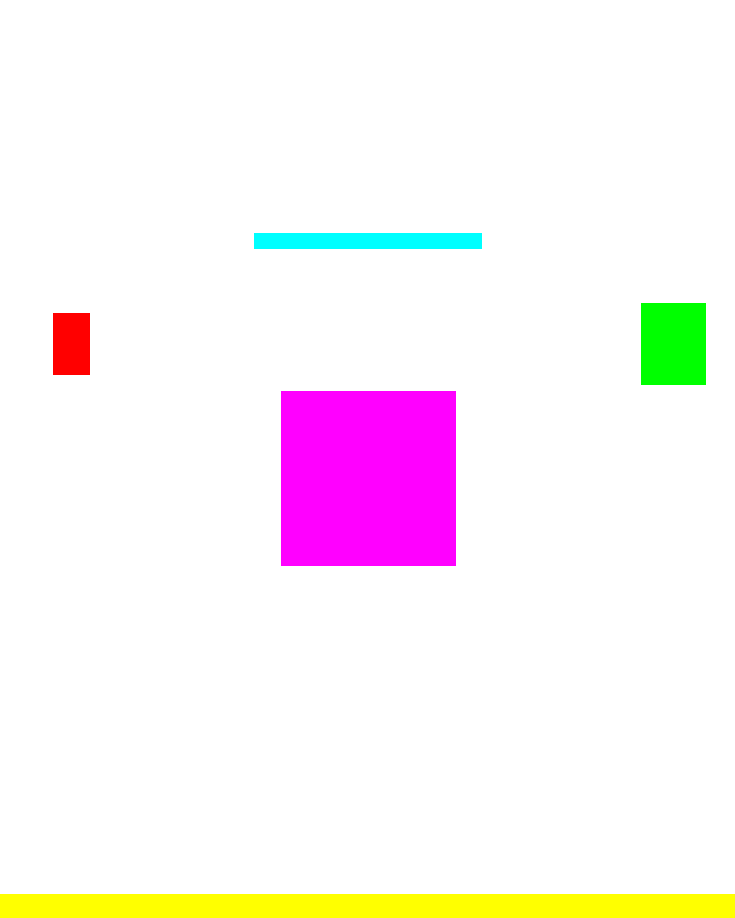
#> input picture data/screenshots/test_set_roi/roi_def.png, 735 x 918 px, found by its file name
$ python rois_from_png.py
#> lines starting #> are read from the running program, lines starting #| are printed output that depends on the picture; after the words box and inside, x2 and y2 are one past the last pixel; in counts of white or black regions, pixels touching at a corner belong together
### src/utils/config.py
"""
utils/config.py

Responsibilities:
  - Load yaml config files and return as dicts
  - Resolve relative paths within config values
  - Single entry point for all config access across the project

Used by:
  - capture.py          (rois.yaml)
  - color_isolate.py    (ocr.yaml)
  - ocr/base.py         (ocr.yaml)
  - observation_manager.py
"""

import yaml
import os


# [7 lines left out: function load_config, not called in this run]


def get_project_root() -> str:
    """Return absolute path to project root (one level above src/)."""
    current_dir = os.path.dirname(os.path.abspath(__file__))
    return os.path.dirname(os.path.dirname(current_dir))

### scripts/rois_from_png.py
"""
scripts/rois_from_png.py

Responsibilities:
  - Read a PNG with filled ROI boxes hand-drawn in per-field colors
  - For each defined color, find the bounding box of matching pixels
  - Write resulting boxes to config/rois.yaml
  - Pixels in the source PNG correspond 1:1 to window coordinates

Usage:
    python scripts/rois_from_png.py

Dependencies:
  - opencv-python
  - numpy
  - pyyaml
  - src/utils/config.py
"""

import os
import sys
sys.path.insert(0, os.path.dirname(os.path.dirname(os.path.abspath(__file__))))

import cv2
import numpy as np
import yaml

from src.utils.config import get_project_root


INPUT_PNG_PATH = '/Users/rja/Documents/Coding/gea/data/screenshots/test_set_roi/roi_def.png'

# BGR, matching cv2's channel order — not RGB
ROI_COLORS_BGR = {
    'heading_tape':       (255, 255, 0),    # cyan
    'airspeed_tape':      (0, 0, 255),      # red
    'altitude_tape':      (0, 255, 0),      # green
    'status_bar':         (0, 255, 255),    # yellow
    'attitude_indicator': (255, 0, 255),    # magenta
}

COLOR_TOLERANCE = 20


def find_box_for_color(img_bgr: np.ndarray, target_bgr: tuple, tol: int) -> dict | None:
    lower = np.array([max(c - tol, 0) for c in target_bgr])
    upper = np.array([min(c + tol, 255) for c in target_bgr])
    mask = cv2.inRange(img_bgr, lower, upper)

    ys, xs = np.where(mask > 0)
    if len(xs) == 0:
        return None

    return {
        'x1': int(xs.min()),
        'y1': int(ys.min()),
        'x2': int(xs.max()) + 1,
        'y2': int(ys.max()) + 1,
    }


def main():
    if not os.path.exists(INPUT_PNG_PATH):
        print(f"input PNG not found: {INPUT_PNG_PATH}")
        return

    img = cv2.imread(INPUT_PNG_PATH)
#> img is the input picture: shape (918, 735, 3); mean B, G, R 245.5, 242.6, 251.6
    if img is None:
        print(f"failed to load image: {INPUT_PNG_PATH}")
        return

    rois = {}
    for name, color in ROI_COLORS_BGR.items():
        box = find_box_for_color(img, color, COLOR_TOLERANCE)
        if box is None:
            print(f"warning: no pixels found for {name} (color {color})")
            continue
        rois[name] = box
        print(f"{name}: {box}")
#> this loop made 5 passes
#> box on passes 1 to 5: {'x1': 254, 'y1': 233, 'x2': 482, 'y2': 249}, {'x1': 53, 'y1': 313, 'x2': 90, 'y2': 375}, {'x1': 641, 'y1': 303, 'x2': 706, 'y2': 385}, {'x1': 0, 'y1': 894, 'x2': 735, 'y2': 918}, {'x1': 281, 'y1': 391, 'x2': 456, 'y2': 566}
#| heading_tape: {'x1': 254, 'y1': 233, 'x2': 482, 'y2': 249}
#| airspeed_tape: {'x1': 53, 'y1': 313, 'x2': 90, 'y2': 375}
#| altitude_tape: {'x1': 641, 'y1': 303, 'x2': 706, 'y2': 385}
#| status_bar: {'x1': 0, 'y1': 894, 'x2': 735, 'y2': 918}
#| attitude_indicator: {'x1': 281, 'y1': 391, 'x2': 456, 'y2': 566}
#> pass 1, in find_box_for_color, `mask = cv2.inRange(img_bgr, lower, upper)`:
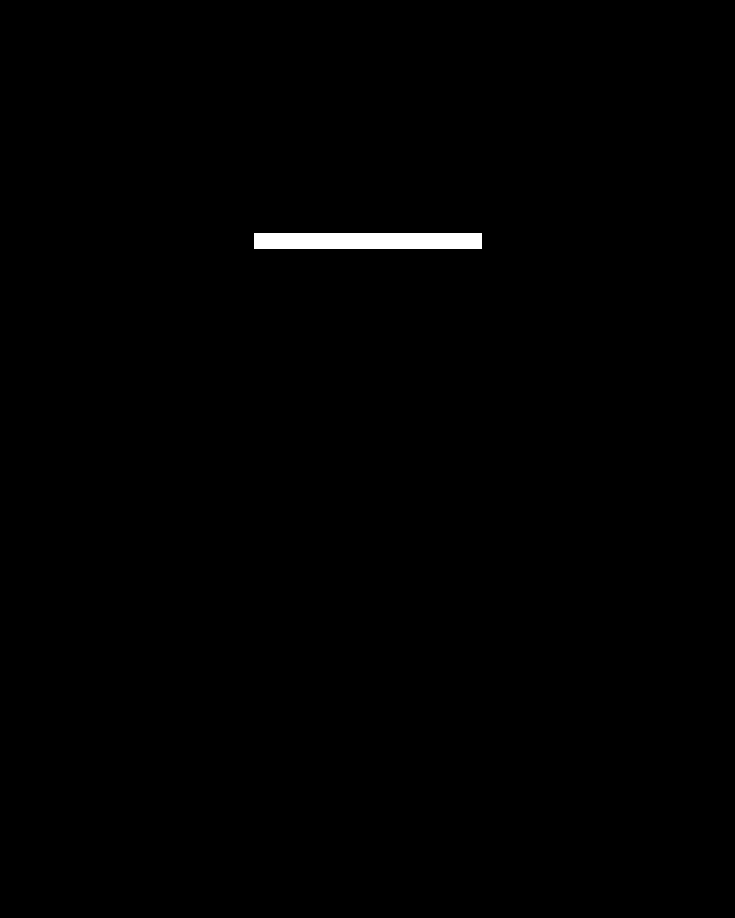
#> mask: shape (918, 735); 0.54% white; 1 white region, box (x1, y1, x2, y2) and area: (254, 233, 482, 249) 3648
#> pass 2, in find_box_for_color (call 2), `mask = cv2.inRange(img_bgr, lower, upper)`:
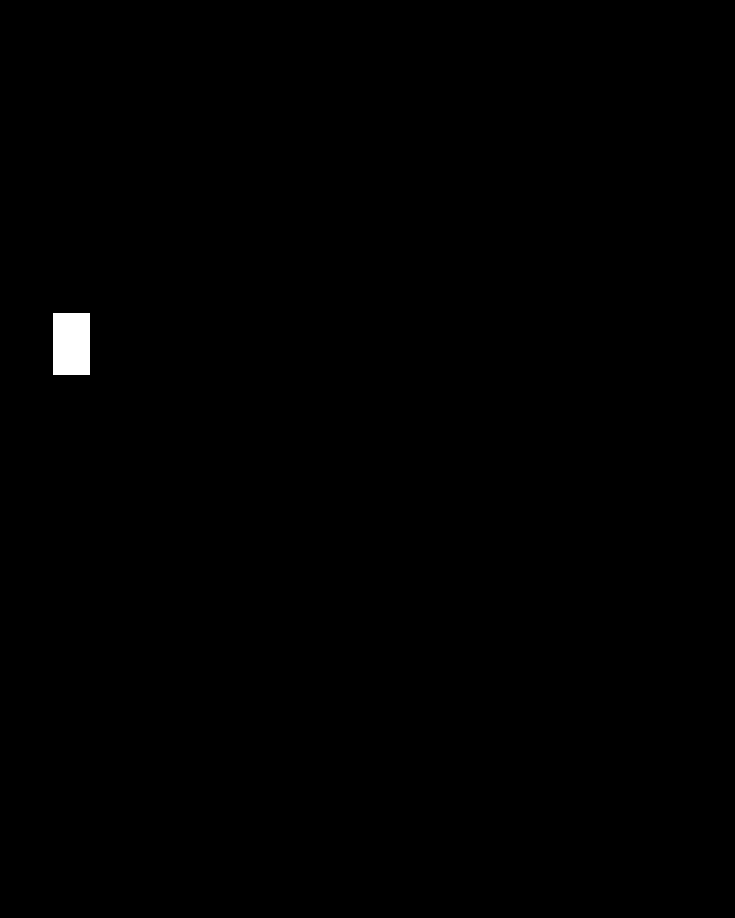
#> mask: shape (918, 735); 0.34% white; 1 white region, box (x1, y1, x2, y2) and area: (53, 313, 90, 375) 2294
#> pass 3, in find_box_for_color (call 3), `mask = cv2.inRange(img_bgr, lower, upper)`:
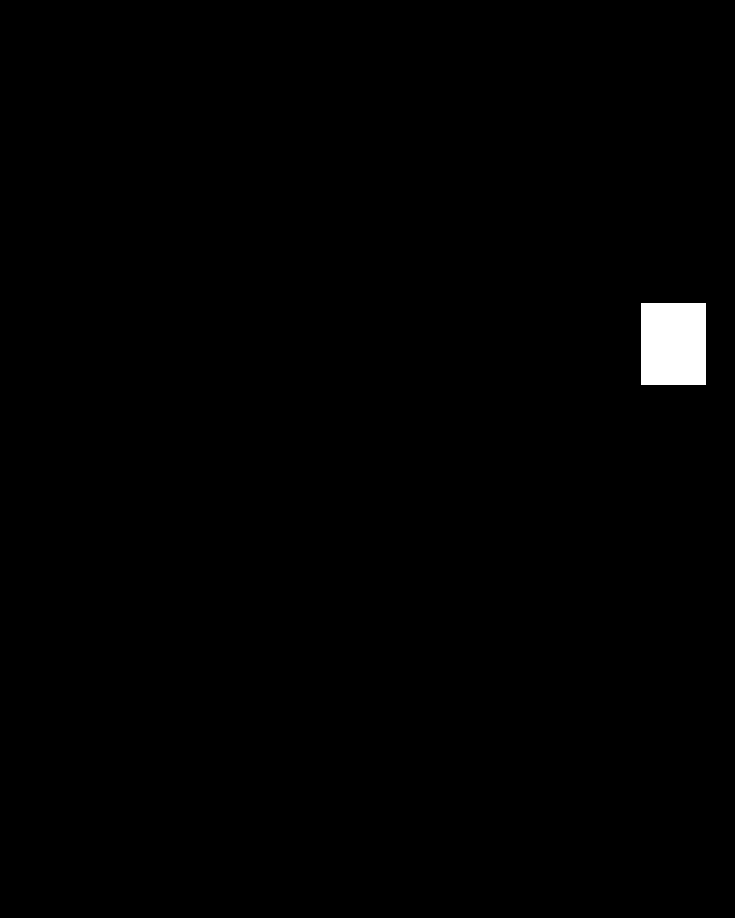
#> mask: shape (918, 735); 0.79% white; 1 white region, box (x1, y1, x2, y2) and area: (641, 303, 706, 385) 5330
#> after the loop, rois = 5 items

    missing = set(ROI_COLORS_BGR.keys()) - set(rois.keys())
#> missing = 0 items
    if missing:
        print(f"\nwarning: missing ROIs, not written: {missing}")

    root = get_project_root()
    out_path = os.path.join(root, 'config', 'rois.yaml')
    with open(out_path, 'w') as f:
        yaml.safe_dump(rois, f)
    print(f"\nrois saved to {out_path}")


if __name__ == '__main__':
    main()
